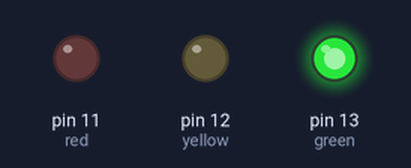
A sketch run on a simulated Arduino Uno, built with avr-gcc and run on an emulated ATmega328P. On the bench: output pins drawn as LEDs (lit = HIGH).

Above: at 2.5 s.
At 6.0 s:
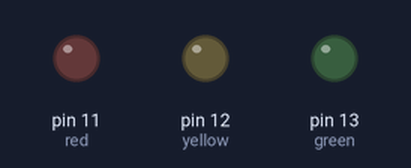
At 7.5 s:
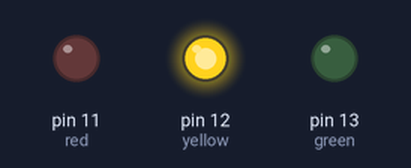
At 11.0 s:
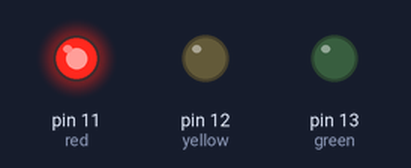
Timing chart, 0 to 15.6 s (numbered marks = the images above):
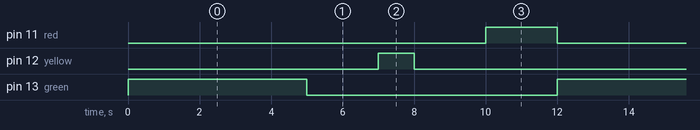

The sketch:

Arduino_traffic_light.ino
```cpp
// C++ code
//
int green=13;
int yellow=12;
int red=11;
int button=7; //pushbutton

void setup() {
pinMode(green, OUTPUT);
pinMode(yellow,OUTPUT);
pinMode(red, OUTPUT);
pinMode(button, INPUT);
}

void loop() {
 for(int i=13; i>=11 ; i--){
if(i==13){
digitalWrite(green, HIGH);
delay(5000);
digitalWrite(green, LOW);
}
else if(i==12){
digitalWrite(yellow, HIGH);
delay(1000);
digitalWrite(yellow, LOW);
}
else
digitalWrite(red, HIGH);
delay(2000);
digitalWrite(red, LOW);
 }

 }
```

Measured:
- by itself, pin 11 (red): alternates HIGH for 2.0 s and LOW for 10.0 s
- by itself, pin 12 (yellow): alternates HIGH for 1.0 s and LOW for 11.0 s
- by itself, pin 13 (green): alternates HIGH for 5.0 s and LOW for 7.0 s
